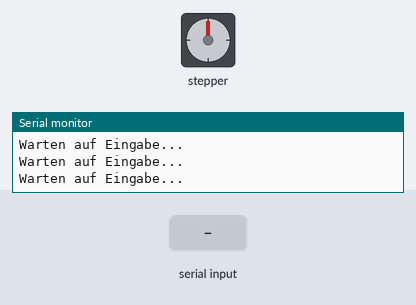
The sketch below on a simulated Arduino Uno, built with avr-gcc and run on an emulated ATmega328P. On the bench: stepper motor, the last lines printed to the serial monitor. Inputs (shaded band) come from the test bench. Stepper angles assume 400 steps per turn.

Above: at 1.2 s.
1.3 s: "1,90\n" received over Serial
At 2.65 s:
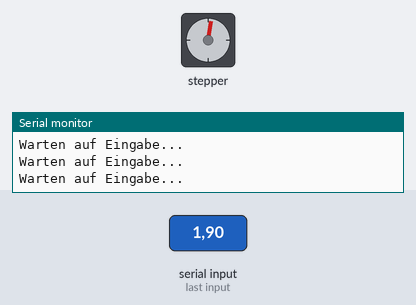
At 3.25 s:
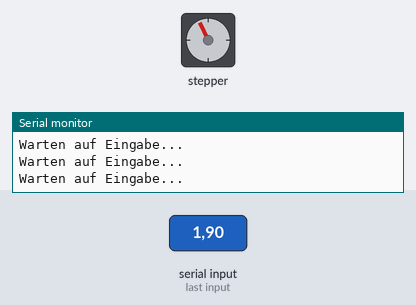
Timing chart, 0 to 10.7 s (numbered marks = the images above; inputs shaded):
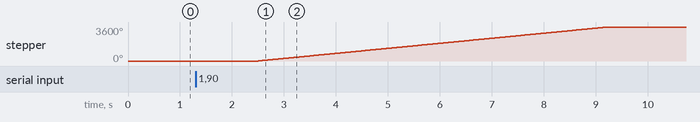

Measured:
- after the input at 1.3 s, stepper: turns 3600° clockwise in 6.7 s, starting after 1.2 s

The sketch:

slider.ino
```cpp
#include <Arduino.h>
#include "BasicStepperDriver.h"

// Motor steps per revolution. Most steppers are 200 steps or 1.8 degrees/step
#define MOTOR_STEPS 200

// All the wires needed for full functionality
#define DIR 8
#define STEP 9
//Uncomment line to use enable/disable functionality
#define ENBL 7

// Since microstepping is set externally, make sure this matches the selected mode
// 1=full step, 2=half step etc.
#define MICROSTEPS 2

// 2-wire basic config, microstepping is hardwired on the driver
//BasicStepperDriver stepper(MOTOR_STEPS, DIR, STEP);

//Uncomment line to use enable/disable functionality
BasicStepperDriver stepper(MOTOR_STEPS, DIR, STEP, ENBL);
char buffer[10];
int data[2];
int bindex,dindex=0;
int incomingByte;

void setup() {

    Serial.begin(9600);
}

void loop() {

  Serial.println("Warten auf Eingabe...");
  //Wenn eine Serielle eingabe getätigt wurde
  if (Serial.available() > 0) {
    String myString = Serial.readString();
    int Index1 = myString.indexOf(',');
    int Index2 = myString.indexOf(',', Index1+1);
    int Index3 = myString.indexOf(',', Index2+1);
    String secondValue = myString.substring(Index1+1, Index2);
    String firstValue = myString.substring(Index2+1, Index3);

    int mmode = firstValue.toInt();
    int mspeed = secondValue.toInt();
    int vorwaerts = 1;
    int rueckwerts = 2;
    int disablemotor = 9;
    int maxspeed = 799;

    if (mmode == vorwaerts)
    {
    stepper.enable();
    if(mspeed >= maxspeed){
      int mspeed = 700;
    }
    stepper.setRPM(mspeed);
    stepper.setMicrostep(MICROSTEPS);
    stepper.rotate(3600);
    //stepper.disable();

    }

    if (mmode == rueckwerts)
    {
    Serial.println("Step5");
    stepper.setRPM(mspeed);
    stepper.enable();
    stepper.setMicrostep(MICROSTEPS);
    stepper.rotate(-3600);
    //stepper.disable();
    }

    if (mmode == disablemotor)
    {
      stepper.disable();
    }
  }
  delay(500);
}
```
